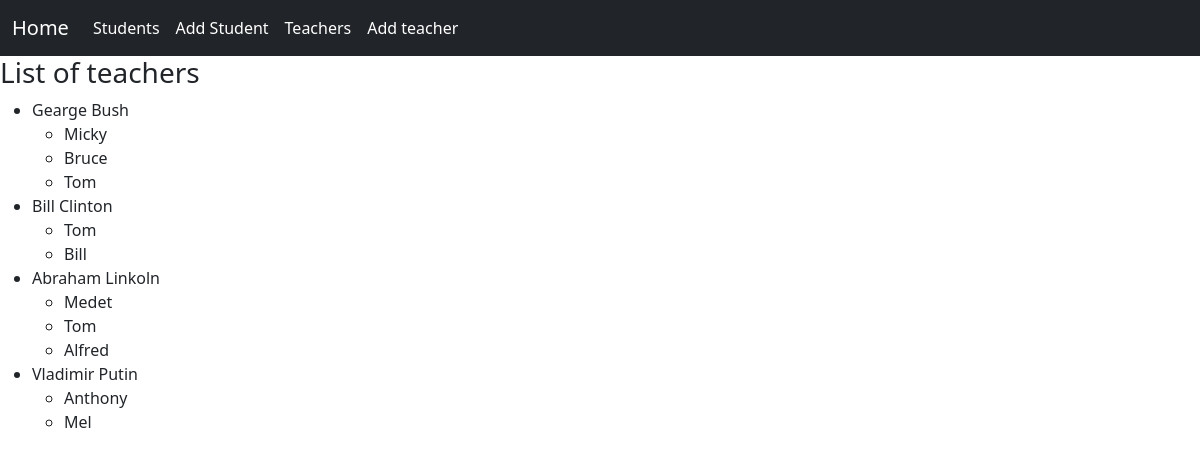
Screenshot of /teachers/ with the database file from the repository.
### app/models.py (models this page shows, shortened)
class Teacher(models.Model):
    teacher_name = models.CharField(max_length=30)
    teacher_lastname = models.CharField(max_length=30)
    students = models.ManyToManyField(Student, related_name='teachers')

class Student(models.Model):
    student_name = models.CharField(max_length=30)
    student_lastname = models.CharField(max_length=30)
    gpa = models.FloatField()

### app/views.py (the view)
# urls.py: path('teachers/', TeacherView.as_view(), name='teachers'),
class TeacherView(ListView):
    model = Teacher
    template_name = 'teachers.html'
    context_object_name = 'teachers'

### app/templates/teachers.html (shortened to what this page needs)
{% extends 'base.html' %}
{% block content %}
<h3> List of teachers </h3>
    <ul>
        {% for teacher in teachers %}
        <li>
            {{ teacher.teacher_name }} {{ teacher.teacher_lastname }}
                {% for student in teacher.students.all %}
                <ul>
                    <li>
                        {{ student.student_name }} {{ teacher.student_lastname }}
                    </li>
                </ul>
                {% endfor %}
        </li>
        {% endfor %}
    </ul>
{% endblock %}

### rows the page displays
Teacher: teacher_name "Gearge", teacher_lastname "Bush"
Student: student_name "Micky"
Student: student_name "Bruce"
Student: student_name "Tom"
Teacher: teacher_name "Bill", teacher_lastname "Clinton"
Student: student_name "Bill"
Teacher: teacher_name "Abraham", teacher_lastname "Linkoln"
Student: student_name "Medet"
Student: student_name "Tom"
Student: student_name "Alfred"
Teacher: teacher_name "Vladimir", teacher_lastname "Putin"
Student: student_name "Anthony"
Student: student_name "Mel"
